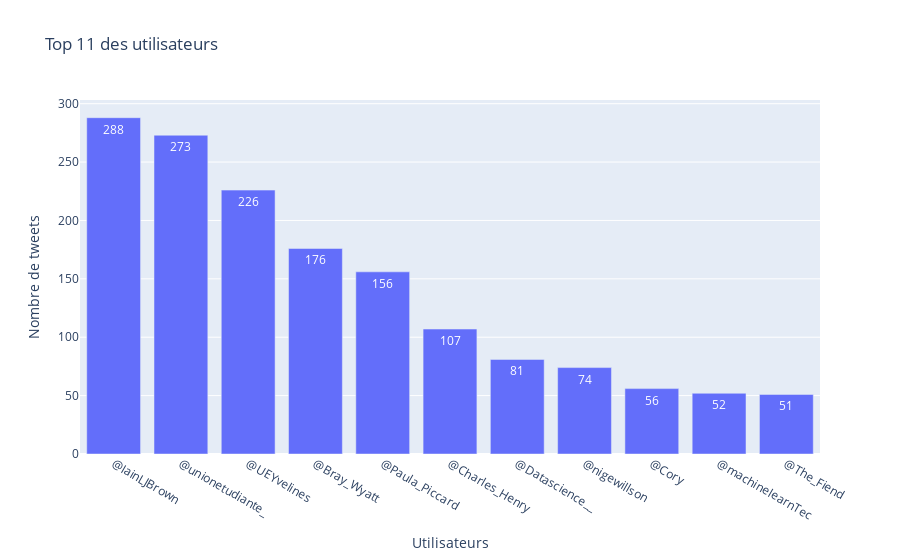
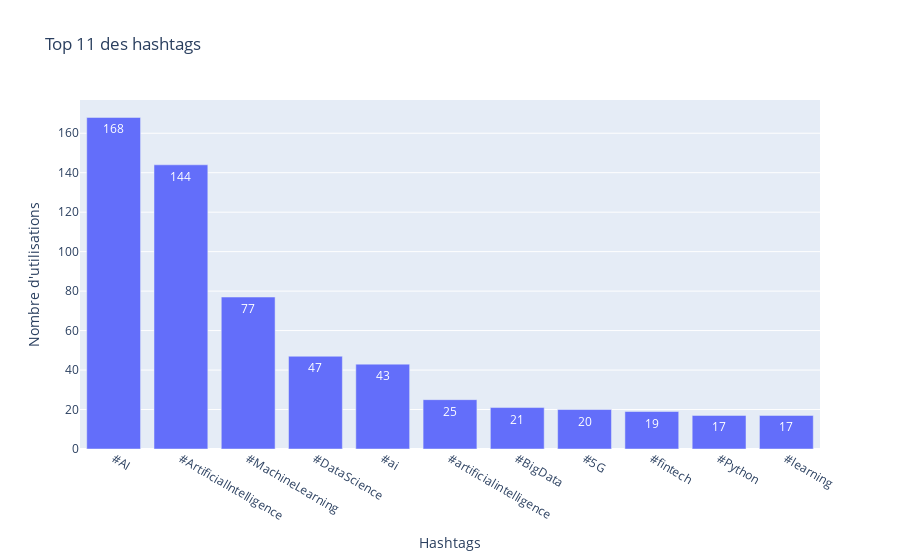
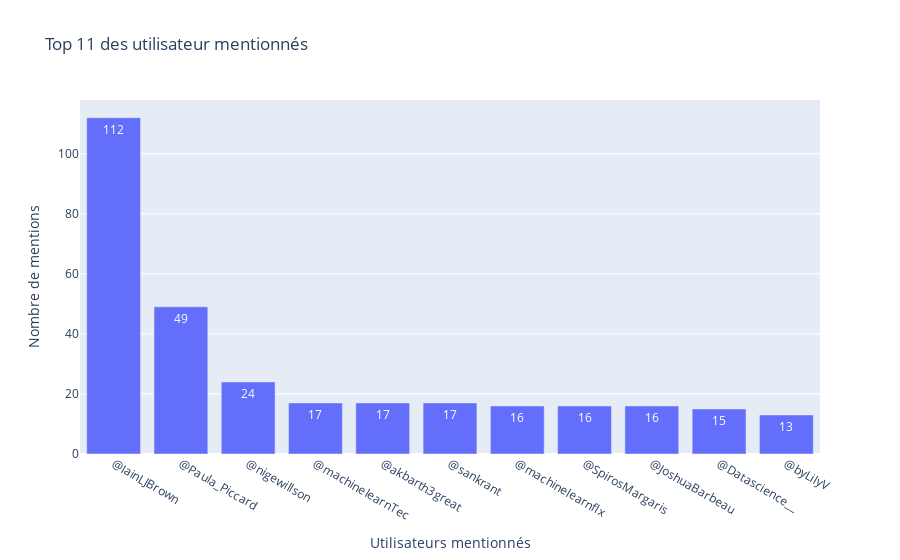
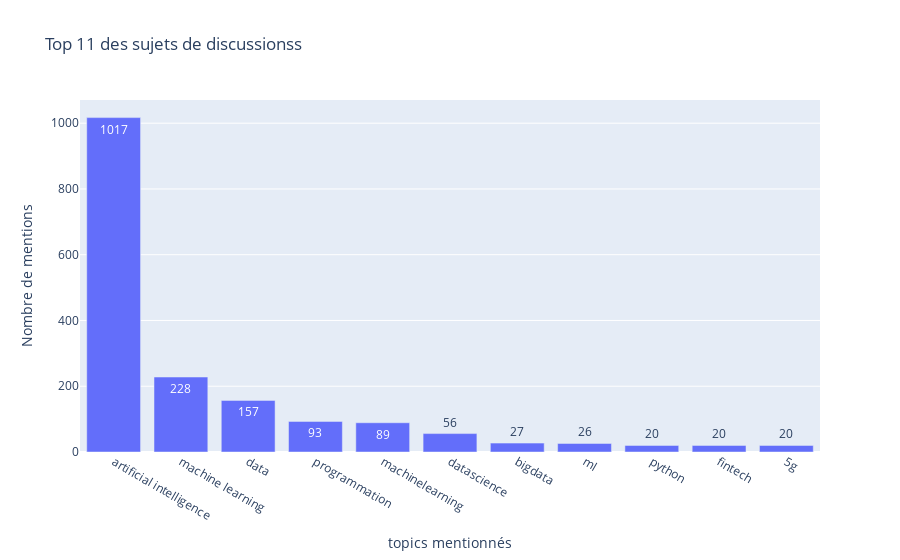

Notebook code for these charts, in order:
### Markdown cell above
Fonction qui fait apparaître un graphique montrant les top k (marche pour utilisateurs, hashtags, utilisateurs mentionnés, topics)

### Code cell
def get_top(list_used=Tweet.used_hashtag_sorted, k=10):
    """Top k hashtags ou Top k utilisateurs mentionnés

    Fonction qui affiche les top k hashtags ou les tops k utilisateurs mentionnés

    Paramètres
    ----------
    list_used : list
        liste des hashtags et leurs occurrences ou liste des mentions d'utilisateurs et leurs occurrences
    k : int
        les k hashtags ou utilisateurs qui reviennent le plus

    """
    name = []
    occurrence = []

    for i in range(0, k):
        try:
            if list_used == Tweet.tweets_users:
                top = 'utilisateur'
                mention = 'tweet'
                x_label = 'Utilisateurs'
                y_label = 'Nombre de tweets'
            elif list_used == Tweet.used_hashtag_sorted:
                top = 'hashtag'
                mention = 'occurrence'
                x_label = 'Hashtags'
                y_label = 'Nombre d\'utilisations'
            elif list_used == Tweet.user_mentioned_sorted:
                top = 'utilisateur mentionné'
                mention = 'mention'
                x_label = 'Utilisateurs mentionnés'
                y_label = 'Nombre de mentions'
            elif list_used == Tweet.topics_sorted:
                top = 'sujets de discussions'
                mention = 'mention'
                x_label = 'topics mentionnés'
                y_label = 'Nombre de mentions'
            else:
                return f'La liste {list_used} n\'est pas compatible avec la fonction top'

            print(
                f"Top {i + 1} {top} : {list_used[i][0]} avec {list_used[i][1]} {mention}"
                f"{'s' if list_used[i][1] > 1 else ''}")
            name.append(list_used[i][0])
            occurrence.append(list_used[i][1])
        except IndexError:
            pass
    df = pd.DataFrame({x_label: name, y_label: occurrence})
    fig = px.bar(df, x=x_label, y=y_label, text=y_label, title=f'Top {k} des {top}s',
                 labels={x_label: x_label, y_label: y_label})
    fig.show()
    return fig

get_top(Tweet.tweets_users, 11)
get_top(Tweet.used_hashtag_sorted, 11)
get_top(Tweet.user_mentioned_sorted, 11)
get_top(Tweet.topics_sorted, 11)

### Figure 1 — Plotly figure (JSON) as saved in the notebook; plotly's stock layout.template omitted (floating-point values rounded to 4 significant figures)
{"data": [{"alignmentgroup": "True", "hovertemplate": "Utilisateurs=%{x}<br>Nombre de tweets=%{text}<extra></extra>", "legendgroup": "", "marker": {"color": "#636efa", "pattern": {"shape": ""}}, "name": "", "offsetgroup": "", "orientation": "v", "showlegend": false, "text": [288, 273, 226, 176, 156, 107, 81, 74, 56, 52, 51], "textposition": "auto", "type": "bar", "x": ["@IainLJBrown", "@unionetudiante_", "@UEYvelines", "@Bray_Wyatt", "@Paula_Piccard", "@Charles_Henry", "@Datascience__", "@nigewillson", "@Cory", "@machinelearnTec", "@The_Fiend"], "xaxis": "x", "y": [288, 273, 226, 176, 156, 107, 81, 74, 56, 52, 51], "yaxis": "y"}], "layout": {"barmode": "relative", "legend": {"tracegroupgap": 0}, "title": {"text": "Top 11 des utilisateurs"}, "xaxis": {"anchor": "y", "domain": [0, 1], "title": {"text": "Utilisateurs"}}, "yaxis": {"anchor": "x", "domain": [0, 1], "title": {"text": "Nombre de tweets"}}}}

### Figure 2 — Plotly figure (JSON) as saved in the notebook; plotly's stock layout.template omitted (floating-point values rounded to 4 significant figures)
{"data": [{"alignmentgroup": "True", "hovertemplate": "Hashtags=%{x}<br>Nombre d'utilisations=%{text}<extra></extra>", "legendgroup": "", "marker": {"color": "#636efa", "pattern": {"shape": ""}}, "name": "", "offsetgroup": "", "orientation": "v", "showlegend": false, "text": [168, 144, 77, 47, 43, 25, 21, 20, 19, 17, 17], "textposition": "auto", "type": "bar", "x": ["#AI", "#ArtificialIntelligence", "#MachineLearning", "#DataScience", "#ai", "#artificialintelligence", "#BigData", "#5G", "#fintech", "#Python", "#learning"], "xaxis": "x", "y": [168, 144, 77, 47, 43, 25, 21, 20, 19, 17, 17], "yaxis": "y"}], "layout": {"barmode": "relative", "legend": {"tracegroupgap": 0}, "title": {"text": "Top 11 des hashtags"}, "xaxis": {"anchor": "y", "domain": [0, 1], "title": {"text": "Hashtags"}}, "yaxis": {"anchor": "x", "domain": [0, 1], "title": {"text": "Nombre d'utilisations"}}}}

### Figure 3 — Plotly figure (JSON) as saved in the notebook; plotly's stock layout.template omitted (floating-point values rounded to 4 significant figures)
{"data": [{"alignmentgroup": "True", "hovertemplate": "Utilisateurs mentionnés=%{x}<br>Nombre de mentions=%{text}<extra></extra>", "legendgroup": "", "marker": {"color": "#636efa", "pattern": {"shape": ""}}, "name": "", "offsetgroup": "", "orientation": "v", "showlegend": false, "text": [112, 49, 24, 17, 17, 17, 16, 16, 16, 15, 13], "textposition": "auto", "type": "bar", "x": ["@IainLJBrown", "@Paula_Piccard", "@nigewillson", "@machinelearnTec", "@akbarth3great", "@sankrant", "@machinelearnflx", "@SpirosMargaris", "@JoshuaBarbeau", "@Datascience__", "@byLilyV"], "xaxis": "x", "y": [112, 49, 24, 17, 17, 17, 16, 16, 16, 15, 13], "yaxis": "y"}], "layout": {"barmode": "relative", "legend": {"tracegroupgap": 0}, "title": {"text": "Top 11 des utilisateur mentionnés"}, "xaxis": {"anchor": "y", "domain": [0, 1], "title": {"text": "Utilisateurs mentionnés"}}, "yaxis": {"anchor": "x", "domain": [0, 1], "title": {"text": "Nombre de mentions"}}}}

### Figure 4 — Plotly figure (JSON) as saved in the notebook; plotly's stock layout.template omitted (floating-point values rounded to 4 significant figures)
{"data": [{"alignmentgroup": "True", "hovertemplate": "topics mentionnés=%{x}<br>Nombre de mentions=%{text}<extra></extra>", "legendgroup": "", "marker": {"color": "#636efa", "pattern": {"shape": ""}}, "name": "", "offsetgroup": "", "orientation": "v", "showlegend": false, "text": [1017, 228, 157, 93, 89, 56, 27, 26, 20, 20, 20], "textposition": "auto", "type": "bar", "x": ["artificial intelligence", "machine learning", "data", "programmation", "machinelearning", "datascience", "bigdata", "ml", "python", "fintech", "5g"], "xaxis": "x", "y": [1017, 228, 157, 93, 89, 56, 27, 26, 20, 20, 20], "yaxis": "y"}], "layout": {"barmode": "relative", "legend": {"tracegroupgap": 0}, "title": {"text": "Top 11 des sujets de discussionss"}, "xaxis": {"anchor": "y", "domain": [0, 1], "title": {"text": "topics mentionnés"}}, "yaxis": {"anchor": "x", "domain": [0, 1], "title": {"text": "Nombre de mentions"}}}}
